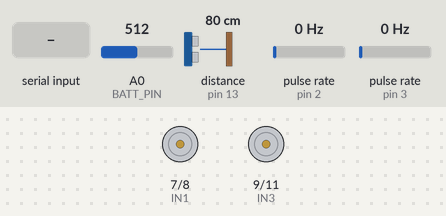
Bench run of a sketch on a simulated Arduino Uno, built with avr-gcc and run on an emulated ATmega328P. On the bench: motor-driver pin pairs drawn as motors (green arrow = first pin HIGH = forward, orange = second pin HIGH = backward, longer = more drive, scaled by the enable pin). Wiring (inferred from the names in the program): ultrasonic range finder: trigger pin 12; echo pin 13; 2 × pulse sensor: data pin 2 / data pin 3. The inputs (shaded band) are chosen by the test bench; at power-on: A0 (BATT_PIN) = 512, distance to the obstacle (sensor on pin 13) 80 cm, pulse rate (sensors on pin 2, pin 3) 0 Hz. The echo pulse lasts 58.3 µs per cm; what the sketch prints to the serial monitor is not drawn.

Above: at 1.2 s.
1.3 s: "F90\n" received over Serial
At 1.8 s:
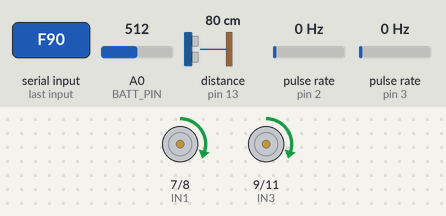
2.8 s: "T90\n" received over Serial
At 4.0 s:
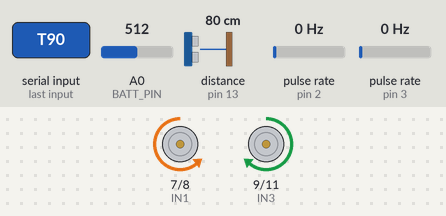
4.3 s: "T,45\n" received over Serial
At 5.3 s:
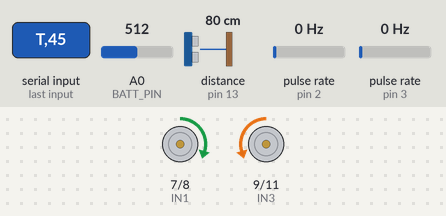
Timing chart, 0 to 7.3 s (numbered marks = the images above; inputs shaded):
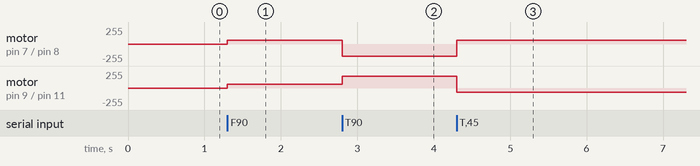

The sketch:

rover_firmware.ino
```cpp
/* ===========================================================================
 *  Warehouse Inspection Rover — low-level firmware
 *  Arduino Uno / Nano / ESP32  +  L298N motor driver  +  HC-SR04 ultrasonic
 *
 *  Capstone Project-1 · Autonomous Warehouse Rover
 *
 *  This board does three jobs and nothing else:
 *    1. drive the motors as the Jetson tells it to
 *    2. measure distance ahead with the ultrasonic sensor
 *    3. report odometry, range and battery back up the USB cable
 *
 *  All the thinking — where to go, when to inspect, what the strip colour
 *  means — happens on the Jetson in tools/rover_client.py. Keep it that way:
 *  this sketch must stay small enough to be obviously correct.
 *
 *  ---------------------------------------------------------------------
 *  SERIAL PROTOCOL  (115200 baud, newline terminated, both directions)
 *
 *  Commands IN, from the Jetson:
 *      F<mm/s>    drive forward at this speed, e.g. F450
 *      T<deg>     turn in place by this many degrees, + = left
 *      S          stop immediately
 *      ?          send one telemetry line now
 *
 *  Lines OUT, to the Jetson:
 *      P <dx> <dy> <dtheta>   odometry delta since the last report:
 *                             metres forward, metres sideways (always 0 on
 *                             a differential drive), degrees turned
 *      U <cm>                 front ultrasonic range in centimetres;
 *                             -1 means no echo came back
 *      B <volts>              battery pack voltage
 *
 *  ---------------------------------------------------------------------
 *  SAFETY
 *
 *  The board refuses to drive forward when the ultrasonic reads closer than
 *  SAFETY_STOP_CM. That is deliberate belt-and-braces: the Jetson also stops,
 *  and the twin also stops it, but a stop that depends on a USB cable, a
 *  Python process and a Wi-Fi link is not a stop. Keep this check here even
 *  though it looks redundant.
 *
 *  SAFETY_STOP_CM is a few centimetres TIGHTER than the twin's
 *  obstacle_stop_distance (0.40 m in config/route.yaml), so in normal running
 *  the Jetson stops first and this is only a backstop. If you change one,
 *  change the other.
 * ======================================================================= */

// ---------------------------------------------------------------- pins ----
// L298N motor driver
const int ENA = 5;    // left  PWM   (must be a PWM pin)
const int IN1 = 7;
const int IN2 = 8;
const int ENB = 6;    // right PWM   (must be a PWM pin)
const int IN3 = 9;
const int IN4 = 11;

// HC-SR04
const int TRIG_PIN = 12;
const int ECHO_PIN = 13;

// Wheel encoders (interrupt-capable pins: 2 and 3 on an Uno/Nano)
const int ENC_LEFT  = 2;
const int ENC_RIGHT = 3;

// Battery sense: pack through a divider into an analog pin
const int BATT_PIN = A0;

// ------------------------------------------------------- robot geometry ---
// MEASURE THESE ON YOUR OWN ROVER. Everything the dashboard draws depends on
// them: get them wrong and the rover's reported position drifts away from the
// route, which the twin will show as "off route by N cm".
const float WHEEL_DIAMETER_M = 0.065;   // metres
const int   TICKS_PER_REV    = 20;      // slotted-disc encoder slots
const float WHEEL_BASE_M     = 0.145;   // distance between the two wheels

const float METRES_PER_TICK = (PI * WHEEL_DIAMETER_M) / TICKS_PER_REV;

// --------------------------------------------------------------- tuning ---
const int   SAFETY_STOP_CM   = 30;      // hard stop; keep below the twin's 40
const int   MIN_PWM          = 60;      // below this the motors just buzz
const int   MAX_PWM          = 255;
const float MAX_SPEED_MMS    = 600.0;   // speed at full PWM — measure it
const unsigned long REPORT_MS = 100;    // telemetry rate, 10 Hz
const unsigned long PING_MS   = 60;     // ultrasonic rate; below 50 ms the
                                        // previous echo bleeds into the next
const float BATT_DIVIDER     = 3.0;     // (R1+R2)/R2 of your divider
const float ADC_REF_V        = 5.0;     // 3.3 on an ESP32

// ---------------------------------------------------------------- state ---
volatile long ticksLeft = 0;
volatile long ticksRight = 0;
long lastTicksLeft = 0, lastTicksRight = 0;

int  commandedPwm = 0;        // signed: negative drives backwards
int  turnPwm = 0;             // signed: positive turns left
long rangeCm = -1;
unsigned long lastReport = 0, lastPing = 0;
String inBuf = "";

void onLeftTick()  { ticksLeft++; }
void onRightTick() { ticksRight++; }

// ====================================================================== //
void setup() {
  Serial.begin(115200);

  pinMode(ENA, OUTPUT); pinMode(IN1, OUTPUT); pinMode(IN2, OUTPUT);
  pinMode(ENB, OUTPUT); pinMode(IN3, OUTPUT); pinMode(IN4, OUTPUT);
  pinMode(TRIG_PIN, OUTPUT); pinMode(ECHO_PIN, INPUT);
  pinMode(ENC_LEFT, INPUT_PULLUP); pinMode(ENC_RIGHT, INPUT_PULLUP);

  attachInterrupt(digitalPinToInterrupt(ENC_LEFT),  onLeftTick,  RISING);
  attachInterrupt(digitalPinToInterrupt(ENC_RIGHT), onRightTick, RISING);

  stopMotors();
  Serial.println("# rover firmware ready");
}

// ====================================================================== //
void loop() {
  readCommands();

  if (millis() - lastPing >= PING_MS) {
    lastPing = millis();
    rangeCm = measureDistance();
  }

  // Belt-and-braces: never drive forward into something close.
  if (commandedPwm > 0 && rangeCm >= 0 && rangeCm < SAFETY_STOP_CM) {
    commandedPwm = 0;
    stopMotors();
  }

  applyMotors();

  if (millis() - lastReport >= REPORT_MS) {
    lastReport = millis();
    sendTelemetry();
  }
}

// ------------------------------------------------------------- commands ---
void readCommands() {
  while (Serial.available()) {
    char c = Serial.read();
    if (c == '\n' || c == '\r') {
      if (inBuf.length()) handleCommand(inBuf);
      inBuf = "";
    } else if (inBuf.length() < 24) {
      inBuf += c;
    }
  }
}

void handleCommand(const String &cmd) {
  char verb = cmd.charAt(0);
  float value = cmd.length() > 1 ? cmd.substring(1).toFloat() : 0.0;

  switch (verb) {
    case 'F': {                       // forward at mm/s
      float frac = constrain(value / MAX_SPEED_MMS, -1.0, 1.0);
      commandedPwm = (int)(frac * MAX_PWM);
      if (commandedPwm > 0 && commandedPwm < MIN_PWM) commandedPwm = MIN_PWM;
      turnPwm = 0;
      break;
    }
    case 'T': {                       // turn in place, degrees
      // Short, fixed-power nudges: the Jetson closes the loop on heading, so
      // the board only has to turn roughly the right way.
      turnPwm = (value > 0 ? 1 : -1) * max(MIN_PWM, (int)(abs(value) * 2));
      turnPwm = constrain(turnPwm, -MAX_PWM, MAX_PWM);
      commandedPwm = 0;
      break;
    }
    case 'S':
      commandedPwm = 0; turnPwm = 0; stopMotors();
      break;
    case '?':
      sendTelemetry();
      break;
  }
}

// --------------------------------------------------------------- motors ---
void applyMotors() {
  if (turnPwm != 0) {
    // Turn in place: wheels in opposite directions. Positive = left.
    bool left = turnPwm > 0;
    int p = abs(turnPwm);
    setSide(IN1, IN2, ENA, left ? -p : p);
    setSide(IN3, IN4, ENB, left ?  p : -p);
  } else if (commandedPwm != 0) {
    setSide(IN1, IN2, ENA, commandedPwm);
    setSide(IN3, IN4, ENB, commandedPwm);
  } else {
    stopMotors();
  }
}

void setSide(int inA, int inB, int en, int pwm) {
  if (pwm >= 0) { digitalWrite(inA, HIGH); digitalWrite(inB, LOW); }
  else          { digitalWrite(inA, LOW);  digitalWrite(inB, HIGH); }
  analogWrite(en, constrain(abs(pwm), 0, MAX_PWM));
}

void stopMotors() {
  digitalWrite(IN1, LOW); digitalWrite(IN2, LOW);
  digitalWrite(IN3, LOW); digitalWrite(IN4, LOW);
  analogWrite(ENA, 0);    analogWrite(ENB, 0);
}

// ----------------------------------------------------------- ultrasonic ---
long measureDistance() {
  digitalWrite(TRIG_PIN, LOW);
  delayMicroseconds(2);
  digitalWrite(TRIG_PIN, HIGH);
  delayMicroseconds(10);
  digitalWrite(TRIG_PIN, LOW);

  // 25 ms ceiling is about 4 m there and back — the sensor's useful limit.
  unsigned long us = pulseIn(ECHO_PIN, HIGH, 25000UL);
  if (us == 0) return -1;              // no echo: nothing in range
  long cm = (long)(us / 58);           // speed of sound, there and back
  if (cm < 2 || cm > 400) return -1;   // outside the HC-SR04's honest range
  return cm;
}

// ------------------------------------------------------------ telemetry ---
void sendTelemetry() {
  noInterrupts();
  long l = ticksLeft, r = ticksRight;
  interrupts();

  long dl = l - lastTicksLeft;
  long dr = r - lastTicksRight;
  lastTicksLeft = l; lastTicksRight = r;

  // Unsigned encoders cannot tell forward from backward, so take the sign
  // from what we commanded. Fit quadrature encoders if you need better.
  float dirDrive = commandedPwm >= 0 ? 1.0 : -1.0;
  float distL = dl * METRES_PER_TICK * (turnPwm > 0 ? -1.0 : (turnPwm < 0 ? 1.0 : dirDrive));
  float distR = dr * METRES_PER_TICK * (turnPwm > 0 ?  1.0 : (turnPwm < 0 ? -1.0 : dirDrive));

  float forward = (distL + distR) / 2.0;
  float dTheta  = (distR - distL) / WHEEL_BASE_M * 180.0 / PI;   // degrees

  Serial.print("P "); Serial.print(forward, 4);
  Serial.print(" 0.0000 ");  Serial.println(dTheta, 3);

  Serial.print("U "); Serial.println(rangeCm);

  float volts = analogRead(BATT_PIN) * (ADC_REF_V / 1023.0) * BATT_DIVIDER;
  Serial.print("B "); Serial.println(volts, 2);
}
```

Measured:
- after the input at 1.3 s, motor on pin 7 (IN1) / pin 8 (IN2), motor on pin 9 (IN3) / pin 11 (IN4): stopped → forward 60/255 at once
- after the input at 2.8 s, motor on pin 7 (IN1) / pin 8 (IN2): forward 60/255 → backward 180/255 at once; motor on pin 9 (IN3) / pin 11 (IN4): forward 60/255 → forward 180/255 at once
- after the input at 4.3 s, motor on pin 7 (IN1) / pin 8 (IN2): backward 180/255 → forward 60/255 at once; motor on pin 9 (IN3) / pin 11 (IN4): forward 180/255 → backward 60/255 at once
